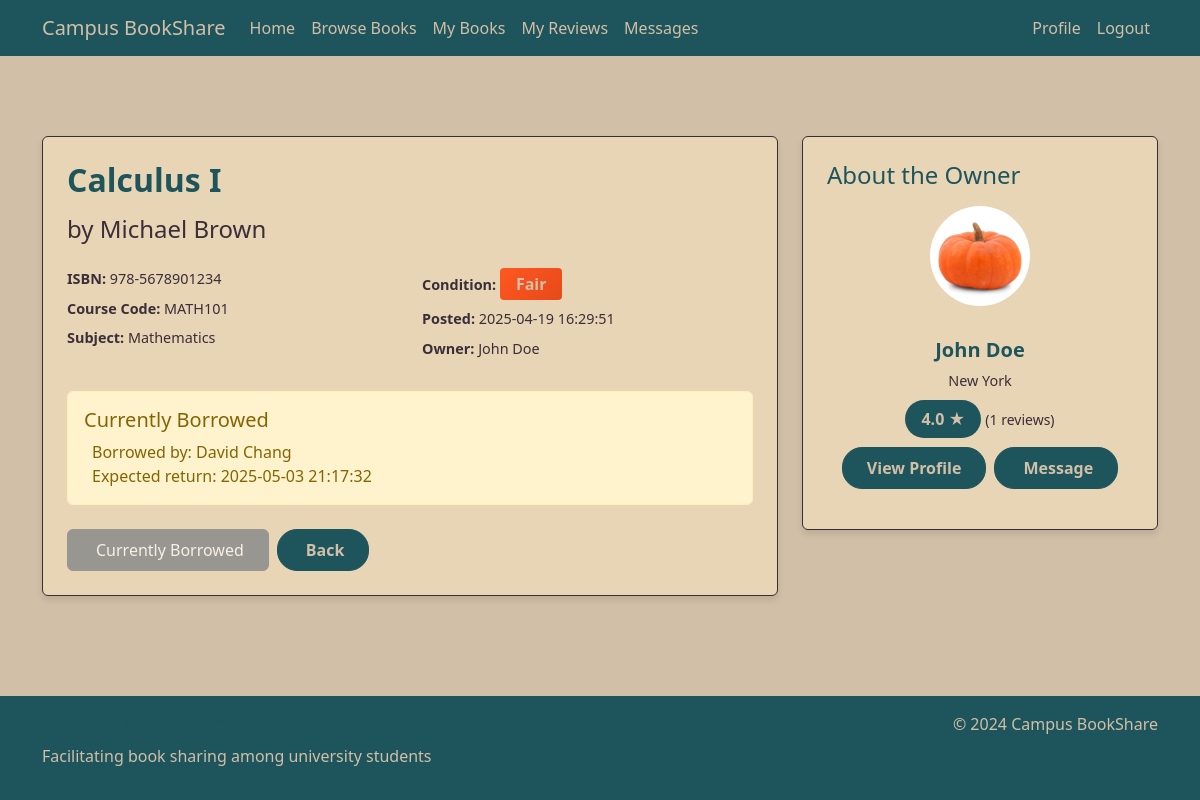
/book/3 (signed in), run on the app's committed database.
### tables this page shows
CREATE TABLE Books (
        book_id INTEGER PRIMARY KEY AUTOINCREMENT,
        user_id INTEGER,
        title TEXT NOT NULL,
        author TEXT,
        ISBN TEXT,
        subject TEXT,
        course_code TEXT,
        condition TEXT,
        availability TEXT NOT NULL,
        date_posted TEXT NOT NULL,
        FOREIGN KEY (user_id) REFERENCES Users(user_id)
    );

CREATE TABLE Users (
        user_id INTEGER PRIMARY KEY AUTOINCREMENT,
        name TEXT NOT NULL,
        email TEXT NOT NULL UNIQUE,
        password TEXT NOT NULL,
        profile_image TEXT,
        location TEXT
    );

CREATE TABLE BorrowedBooks (
        borrow_id INTEGER PRIMARY KEY AUTOINCREMENT,
        book_id INTEGER,
        borrower_id INTEGER,
        borrow_date TEXT NOT NULL,
        expected_return_date TEXT NOT NULL,
        return_date TEXT,
        FOREIGN KEY (book_id) REFERENCES Books(book_id),
        FOREIGN KEY (borrower_id) REFERENCES Users(user_id)
    );

### app.py (the view)
@app.route('/book/<int:book_id>')
@login_required
def view_book(book_id):
    try:
        conn = get_db_connection()
        book = conn.execute('''
            SELECT b.*, u.name as owner_name, u.user_id as owner_id, u.location,
                   u.profile_image,
                   COALESCE(AVG(r.rating), 0) as rating,
                   COUNT(r.review_id) as review_count
            FROM Books b
            JOIN Users u ON b.user_id = u.user_id
            LEFT JOIN Reviews r ON u.user_id = r.user_id
            WHERE b.book_id = ?
            GROUP BY b.book_id, u.user_id
        ''', (book_id,)).fetchone()
        if not book:
            flash('Book not found.', 'danger')
            return redirect(url_for('home'))
        borrowing = conn.execute('''
            SELECT bb.*, u.name as borrower_name
            FROM BorrowedBooks bb
            JOIN Users u ON bb.borrower_id = u.user_id
            WHERE bb.book_id = ? AND bb.return_date IS NULL
        ''', (book_id,)).fetchone()
        conn.close()
        return render_template('view_book.html',
                             book=book,
                             borrowing=borrowing)
    except Exception as e:
        flash('An error occurred while loading the book details.', 'danger')
        return redirect(url_for('home'))

### app.py (called while the page is built)
def get_db_connection():
    conn = sqlite3.connect('database.db')
    conn.row_factory = sqlite3.Row
    return conn

def login_required(f):
    @wraps(f)
    def decorated_function(*args, **kwargs):
        if 'user_id' not in session:
            flash('Please log in to access this page.', 'warning')
            return redirect(url_for('login'))
        return f(*args, **kwargs) # Returns original function if logged in
    return decorated_function

### templates/view_book.html (shortened to what this page needs)
{% extends "base.html" %}
{% block content %}
<div class="container book-view-container">
    <div class="row">
        <div class="col-md-8">
            <div class="card book-view-card mb-4">
                <div class="card-body">
                    <h2 class="book-title mb-3">{{ book.title }}</h2>
                    <h4 class="book-subtitle mb-4">by {{ book.author }}</h4>
                    <div class="row mb-4">
                        <div class="col-md-6">
                            <p class="book-meta"><strong>ISBN:</strong> {{ book.isbn }}</p>
                            <p class="book-meta"><strong>Course Code:</strong> {{ book.course_code }}</p>
                            <p class="book-meta"><strong>Subject:</strong> {{ book.subject }}</p>
                        </div>
                        <div class="col-md-6">
                            <p class="book-meta"><strong>Condition:</strong>
                                <span class="badge badge-reviews" data-condition="{{ book.condition }}">{{ book.condition }}</span>
                            </p>
                            <p class="book-meta"><strong>Posted:</strong> {{ book.date_posted }}</p>
                            <p class="book-meta"><strong>Owner:</strong> {{ book.owner_name }}</p>
                        </div>
                    </div>
                    <div class="availability-status mb-4">
                        {% if borrowing %}
                            <div class="alert alert-warning">
                                <h5 class="alert-heading">Currently Borrowed</h5>
                                <p class="mb-0">
                                    Borrowed by: {{ borrowing.borrower_name }}<br>
                                    Expected return: {{ borrowing.expected_return_date }}
                                </p>
                            </div>
                        {% endif %}
                    </div>
                    <div class="d-flex gap-2">
                        {% if book.user_id != session['user_id'] %}
                            {% if book.availability == 'available' %}
                            <form action="{{ url_for('borrow_book', book_id=book.book_id) }}" method="POST" class="d-inline">
                                <button type="submit" class="btn btn-primary btn-px-4">
                                    <i class="fas fa-book me-1"></i> Request to Borrow
                                </button>
                            </form>
                            {% elif book.availability == 'pending' %}
                            <button class="btn btn-secondary btn-px-4" disabled>
                                <i class="fas fa-clock me-1"></i> Request Pending
                            </button>
                            {% elif book.availability == 'borrowed' %}
                            <button class="btn btn-secondary btn-px-4" disabled>
                                 Currently Borrowed
                            </button>
                            {% endif %}
                        {% endif %}
                        <a href="{{ url_for('home') }}" class="btn btn-primary btn-px-4">
                             Back
                        </a>
                    </div>
                </div>
            </div>
        </div>
        <div class="col-md-4">
            <div class="card owner-card">
                <div class="card-body">
                    <h4 class="mb-3">About the Owner</h4>
                    <div class="text-center mb-3">
                        {% if book.profile_image %}
                            <img src="{{ book.profile_image }}"
                                 class="profile-image-medium rounded-circle mb-3" alt="Profile Image">
                        {% else %}
                            <div class="default-avatar rounded-circle mb-3 mx-auto">
                                <span>{{ book.owner_name[0].upper() }}</span>
                            </div>
                        {% endif %}
                        <h5 class="owner-name">{{ book.owner_name }}</h5>
                        <p class="owner-location">{{ book.location }}</p>
                        <div class="mb-3">
                            <span class="owner-rating">{{ "%.1f"|format(book.rating) if book.rating else 0 }} ★</span>
                            <small class="text-muted">({{ book.review_count }} reviews)</small>
                        </div>
                        <div class="d-flex gap-2 justify-content-center owner-actions">
                            <a href="{{ url_for('view_profile', user_id=book.owner_id) }}" class="btn btn-primary btn-px-4">View Profile</a>
                            {% if book.user_id != session['user_id'] %}
                                <a href="{{ url_for('messages', message_id=0, user_id=book.owner_id) }}"
                                   class="btn btn-primary btn-px-4">
                                     Message
                                </a>
                            {% endif %}
                        </div>
                    </div>
                </div>
            </div>
        </div>
    </div>
</div>
{% endblock %}

### static/css/style.css (style rules this page uses)
body { background-color: #D1BFA7; color: #1E555C; min-height: 100vh; display: flex; flex-direction: column; }
.btn-primary { background-color: #1E555C; border-color: #1E555C; color: #D1BFA7; font-weight: 600; padding: 0.5rem 1.5rem; border-radius: 20px; }
.card { background-color: #E8D5B5; border: 1px solid #3A2E39; box-shadow: 0 4px 6px rgba(0, 0, 0, 0.1); }
.card-body { color: #1E555C; padding: 1.5rem; }
h1, h2, h3, h4, h5, h6 { color: #1E555C; }
.text-muted { color: #3A2E39 !important; }
.profile-image-medium { width: 100px; height: 100px; object-fit: cover; }
.badge-reviews { background-color: #3A2E39; color: #D1BFA7; padding: 0.5rem 1rem; font-size: 1rem; border-radius: 0.25rem; }
.badge-reviews[data-condition="Fair"] { background: linear-gradient(135deg, #FF5722, #E64A19); color: #D1BFA7; }
.book-title { color: #1E555C; font-weight: 600; margin-bottom: 0.5rem; }
.book-subtitle { color: #3A2E39; font-weight: 500; margin-bottom: 1rem; }
.book-meta { color: #3A2E39; font-size: 0.9rem; }
.btn-px-4 { padding-left: 1.5rem; padding-right: 1.5rem; }
.book-view-container { padding: 2rem 0; }
.book-view-card { background-color: #E8D5B5; border: 1px solid #3A2E39; box-shadow: 0 4px 6px rgba(0, 0, 0, 0.1); }
.book-view-card .card-body { padding: 1.5rem; }
.book-view-card .book-title { color: #1E555C; font-weight: 600; margin-bottom: 1rem; }
.book-view-card .book-subtitle { color: #3A2E39; font-weight: 500; margin-bottom: 1.5rem; }
.book-view-card .book-meta { color: #3A2E39; font-size: 0.9rem; margin-bottom: 0.5rem; }
.book-view-card .availability-status { margin-bottom: 1.5rem; }
.book-view-card .alert { background-color: #F5F0E6; border: 1px solid #3A2E39; color: #1E555C; }
.book-view-card .alert-warning { background-color: #FFF3CD; border-color: #FFEEBA; color: #856404; }
.owner-card { background-color: #E8D5B5; border: 1px solid #3A2E39; box-shadow: 0 4px 6px rgba(0, 0, 0, 0.1); }
.owner-card .card-body { padding: 1.5rem; }
.owner-card .owner-name { color: #1E555C; font-weight: 600; margin-top: 1rem; }
.owner-card .owner-location { color: #3A2E39; font-size: 0.9rem; margin-bottom: 1rem; }
.owner-card .owner-rating { background-color: #1E555C; color: #D1BFA7; padding: 0.5rem 1rem; border-radius: 20px; font-weight: 600; }
.owner-card .owner-actions { gap: 0.5rem; }

### data on the page
Books: title "Calculus I", author "Michael Brown", isbn "978-5678901234", course_code "MATH101", subject "Mathematics", condition "Fair", date_posted "2025-04-19 16:29:51"
Users: owner_name "John Doe", profile_image (picture), location "New York"
Users: borrower_name "David Chang"
BorrowedBooks: expected_return_date "2025-05-03 21:17:32"

### other printed values
{{ "%.1f"|format(book.rating) if book.rating else 0 }} "4.0"
{{ book.review_count }} "1"
